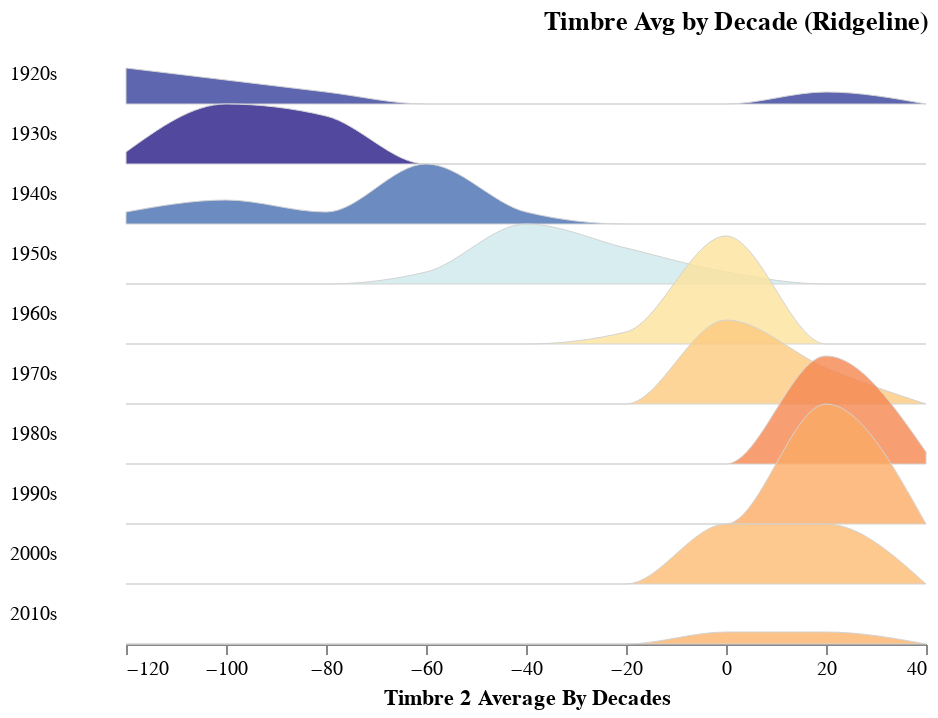

Here is the notebook cell this chart was saved with:
### Code cell
plot_ridgeline(timbre_avg_by_year, "decade", "TimbreAvg2")

### Figure 1 — Vega-Lite specification as saved in the notebook (floating-point values rounded to 4 significant figures)
{"config": {"view": {"continuousWidth": 400, "continuousHeight": 300, "stroke": null}, "facet": {"spacing": 0}, "title": {"anchor": "end"}}, "data": {"name": "data-e32f9afda3d58572e9a14fb414997254"}, "facet": {"row": {"type": "temporal", "field": "Decade", "header": {"format": "%Ys", "labelAlign": "right", "labelAngle": 0}, "title": null}}, "spec": {"mark": {"type": "area", "fillOpacity": 0.8, "interpolate": "monotone", "stroke": "lightgray", "strokeWidth": 0.5}, "encoding": {"fill": {"type": "quantitative", "field": "mean_val", "legend": null, "scale": {"domain": [50, -100], "scheme": "redyellowblue"}}, "x": {"type": "quantitative", "bin": "binned", "field": "bin_min", "title": "Timbre 2 Average By Decades"}, "y": {"type": "quantitative", "axis": null, "field": "value", "scale": {"range": [30, -30]}}}, "height": 30, "transform": [{"field": "decade", "timeUnit": "year", "as": "Decade"}, {"joinaggregate": [{"op": "mean", "field": "TimbreAvg2", "as": "mean_val"}], "groupby": ["Decade"]}, {"bin": {"maxbins": 10}, "field": "TimbreAvg2", "as": ["bin_max", "bin_min"]}, {"aggregate": [{"op": "count", "as": "value"}], "groupby": ["Decade", "mean_val", "bin_min", "bin_max"]}, {"impute": "value", "key": "bin_min", "groupby": ["Decade", "mean_val"], "value": 0}]}, "bounds": "flush", "title": "Timbre Avg by Decade (Ridgeline)", "$schema": "https://vega.github.io/schema/vega-lite/v4.8.1.json", "datasets": {"data-e32f9afda3d58572e9a14fb414997254": [{"music_year": 1922, "TimbreAvg1": 41.56, "TimbreAvg2": 13.91, "TimbreAvg3": 14.68, "TimbreAvg4": 24.43, "TimbreAvg5": 18.75, "TimbreAvg6": 11.17, "TimbreAvg7": -5.31, "TimbreAvg8": 0.1368, "TimbreAvg9": -2.165, "TimbreAvg10": -4.444, "TimbreAvg11": -1.622, "TimbreAvg12": -5.561, "decade": "1920-01-01T00:00:00"}, {"music_year": 1924, "TimbreAvg1": 36.95, "TimbreAvg2": -136.1, "TimbreAvg3": 108.1, "TimbreAvg4": 12.35, "TimbreAvg5": -7.73, "TimbreAvg6": 1.873, "TimbreAvg7": -32.49, "TimbreAvg8": 3.363, "TimbreAvg9": 14.38, "TimbreAvg10": 8.708, "TimbreAvg11": 4.783, "TimbreAvg12": 8.068, "decade": "1920-01-01T00:00:00"}, {"music_year": 1925, "TimbreAvg1": 34.36, "TimbreAvg2": -128.2, "TimbreAvg3": 120.2, "TimbreAvg4": 19.37, "TimbreAvg5": 18.19, "TimbreAvg6": 17.01, "TimbreAvg7": -56.73, "TimbreAvg8": 7.617, "TimbreAvg9": 3.784, "TimbreAvg10": 8.839, "TimbreAvg11": 6.741, "TimbreAvg12": 6.061, "decade": "1920-01-01T00:00:00"}, {"music_year": 1926, "TimbreAvg1": 32.57, "TimbreAvg2": -126.5, "TimbreAvg3": 88.92, "TimbreAvg4": 7.843, "TimbreAvg5": -5.841, "TimbreAvg6": 13.39, "TimbreAvg7": -31.14, "TimbreAvg8": 9.86, "TimbreAvg9": -17.41, "TimbreAvg10": 4.974, "TimbreAvg11": 0.6245, "TimbreAvg12": -2.054, "decade": "1920-01-01T00:00:00"}, {"music_year": 1927, "TimbreAvg1": 31.23, "TimbreAvg2": -110.7, "TimbreAvg3": 59.21, "TimbreAvg4": 4.108, "TimbreAvg5": -9.538, "TimbreAvg6": 9.986, "TimbreAvg7": -21.01, "TimbreAvg8": 13.41, "TimbreAvg9": -25.12, "TimbreAvg10": 4.396, "TimbreAvg11": -0.3943, "TimbreAvg12": -2.645, "decade": "1920-01-01T00:00:00"}, {"music_year": 1928, "TimbreAvg1": 31.5, "TimbreAvg2": -94.42, "TimbreAvg3": 27.26, "TimbreAvg4": -8.42, "TimbreAvg5": -16.8, "TimbreAvg6": 9.831, "TimbreAvg7": -34.23, "TimbreAvg8": 8.103, "TimbreAvg9": -2.78, "TimbreAvg10": 7.653, "TimbreAvg11": -0.274, "TimbreAvg12": 8.575, "decade": "1920-01-01T00:00:00"}, {"music_year": 1929, "TimbreAvg1": 33.08, "TimbreAvg2": -100.9, "TimbreAvg3": 37.7, "TimbreAvg4": -7.802, "TimbreAvg5": -16.81, "TimbreAvg6": 9.486, "TimbreAvg7": -30.72, "TimbreAvg8": 8.05, "TimbreAvg9": -2.235, "TimbreAvg10": 7.397, "TimbreAvg11": 1.339, "TimbreAvg12": 13.07, "decade": "1920-01-01T00:00:00"}, {"music_year": 1930, "TimbreAvg1": 34.95, "TimbreAvg2": -99.74, "TimbreAvg3": 59.33, "TimbreAvg4": 0.1107, "TimbreAvg5": -29.29, "TimbreAvg6": 14.93, "TimbreAvg7": -28.67, "TimbreAvg8": 5.75, "TimbreAvg9": -0.3473, "TimbreAvg10": 7.347, "TimbreAvg11": -0.4108, "TimbreAvg12": 4.682, "decade": "1930-01-01T00:00:00"}, {"music_year": 1931, "TimbreAvg1": 35.04, "TimbreAvg2": -97.28, "TimbreAvg3": 61.39, "TimbreAvg4": 8.116, "TimbreAvg5": -5.649, "TimbreAvg6": 5.444, "TimbreAvg7": -18.24, "TimbreAvg8": 6.326, "TimbreAvg9": -4.743, "TimbreAvg10": 5.894, "TimbreAvg11": 1.151, "TimbreAvg12": 1.979, "decade": "1930-01-01T00:00:00"}, {"music_year": 1932, "TimbreAvg1": 34.99, "TimbreAvg2": -98.61, "TimbreAvg3": 44.83, "TimbreAvg4": -0.8373, "TimbreAvg5": -22.16, "TimbreAvg6": 23.28, "TimbreAvg7": -36.65, "TimbreAvg8": 7.044, "TimbreAvg9": 14.11, "TimbreAvg10": 10.86, "TimbreAvg11": -1.003, "TimbreAvg12": 12.39, "decade": "1930-01-01T00:00:00"}, {"music_year": 1933, "TimbreAvg1": 32.79, "TimbreAvg2": -103.0, "TimbreAvg3": 56.2, "TimbreAvg4": -12.21, "TimbreAvg5": -33.13, "TimbreAvg6": 16.06, "TimbreAvg7": -43.9, "TimbreAvg8": 0.06204, "TimbreAvg9": 8.121, "TimbreAvg10": 8.25, "TimbreAvg11": -3.816, "TimbreAvg12": 4.195, "decade": "1930-01-01T00:00:00"}, {"music_year": 1934, "TimbreAvg1": 32.69, "TimbreAvg2": -97.15, "TimbreAvg3": 46.76, "TimbreAvg4": -2.051, "TimbreAvg5": -4.355, "TimbreAvg6": 16.09, "TimbreAvg7": -30.93, "TimbreAvg8": 5.909, "TimbreAvg9": 10.38, "TimbreAvg10": 9.565, "TimbreAvg11": -0.1988, "TimbreAvg12": 10.48, "decade": "1930-01-01T00:00:00"}, {"music_year": 1935, "TimbreAvg1": 33.87, "TimbreAvg2": -109.6, "TimbreAvg3": 69.43, "TimbreAvg4": 10.38, "TimbreAvg5": -8.598, "TimbreAvg6": 19.18, "TimbreAvg7": -17.24, "TimbreAvg8": 11.86, "TimbreAvg9": 3.787, "TimbreAvg10": 9.493, "TimbreAvg11": -2.062, "TimbreAvg12": 12.01, "decade": "1930-01-01T00:00:00"}, {"music_year": 1936, "TimbreAvg1": 34.54, "TimbreAvg2": -126.0, "TimbreAvg3": 64.29, "TimbreAvg4": 3.944, "TimbreAvg5": -8.175, "TimbreAvg6": 10.65, "TimbreAvg7": -18.77, "TimbreAvg8": 9.033, "TimbreAvg9": -2.058, "TimbreAvg10": 5.343, "TimbreAvg11": -0.4487, "TimbreAvg12": 8.263, "decade": "1930-01-01T00:00:00"}, {"music_year": 1937, "TimbreAvg1": 33.58, "TimbreAvg2": -113.8, "TimbreAvg3": 51.95, "TimbreAvg4": 1.924, "TimbreAvg5": -13.45, "TimbreAvg6": 17.37, "TimbreAvg7": -10.02, "TimbreAvg8": 10.66, "TimbreAvg9": -3.712, "TimbreAvg10": 5.937, "TimbreAvg11": -2.608, "TimbreAvg12": 11.86, "decade": "1930-01-01T00:00:00"}, {"music_year": 1938, "TimbreAvg1": 34.9, "TimbreAvg2": -114.4, "TimbreAvg3": 40.74, "TimbreAvg4": 6.103, "TimbreAvg5": -17.94, "TimbreAvg6": 19.79, "TimbreAvg7": -27.39, "TimbreAvg8": 6.041, "TimbreAvg9": 10.2, "TimbreAvg10": 9.888, "TimbreAvg11": -0.3099, "TimbreAvg12": 11.18, "decade": "1930-01-01T00:00:00"}, {"music_year": 1939, "TimbreAvg1": 34.02, "TimbreAvg2": -102.4, "TimbreAvg3": 45.43, "TimbreAvg4": -1.908, "TimbreAvg5": -13.02, "TimbreAvg6": 20.68, "TimbreAvg7": -21.57, "TimbreAvg8": 6.065, "TimbreAvg9": 6.906, "TimbreAvg10": 5.943, "TimbreAvg11": -6.37, "TimbreAvg12": 5.006, "decade": "1930-01-01T00:00:00"}, {"music_year": 1940, "TimbreAvg1": 35.33, "TimbreAvg2": -96.81, "TimbreAvg3": 49.32, "TimbreAvg4": 7.192, "TimbreAvg5": -41.28, "TimbreAvg6": 19.44, "TimbreAvg7": -18.54, "TimbreAvg8": 6.436, "TimbreAvg9": 8.957, "TimbreAvg10": 6.57, "TimbreAvg11": 1.953, "TimbreAvg12": 21.34, "decade": "1940-01-01T00:00:00"}, {"music_year": 1941, "TimbreAvg1": 32.39, "TimbreAvg2": -100.0, "TimbreAvg3": 52.51, "TimbreAvg4": 4.921, "TimbreAvg5": -3.68, "TimbreAvg6": 20.87, "TimbreAvg7": -16.8, "TimbreAvg8": 9.038, "TimbreAvg9": -2.731, "TimbreAvg10": 7.336, "TimbreAvg11": -3.413, "TimbreAvg12": 9.401, "decade": "1940-01-01T00:00:00"}, {"music_year": 1942, "TimbreAvg1": 33.3, "TimbreAvg2": -120.1, "TimbreAvg3": 50.7, "TimbreAvg4": -5.461, "TimbreAvg5": -19.14, "TimbreAvg6": 7.967, "TimbreAvg7": -18.27, "TimbreAvg8": 8.431, "TimbreAvg9": 1.05, "TimbreAvg10": 7.495, "TimbreAvg11": -1.957, "TimbreAvg12": 8.773, "decade": "1940-01-01T00:00:00"}, {"music_year": 1943, "TimbreAvg1": 35.77, "TimbreAvg2": -73.11, "TimbreAvg3": 58.33, "TimbreAvg4": 10.69, "TimbreAvg5": -6.186, "TimbreAvg6": 20.79, "TimbreAvg7": -14.26, "TimbreAvg8": 6.945, "TimbreAvg9": 5.42, "TimbreAvg10": 4.834, "TimbreAvg11": -6.037, "TimbreAvg12": 9.678, "decade": "1940-01-01T00:00:00"}, {"music_year": 1944, "TimbreAvg1": 35.05, "TimbreAvg2": -119.3, "TimbreAvg3": 45.17, "TimbreAvg4": 3.777, "TimbreAvg5": 0.7286, "TimbreAvg6": 12.55, "TimbreAvg7": -16.06, "TimbreAvg8": 6.014, "TimbreAvg9": 5.359, "TimbreAvg10": 3.907, "TimbreAvg11": -2.75, "TimbreAvg12": 6.555, "decade": "1940-01-01T00:00:00"}, {"music_year": 1945, "TimbreAvg1": 35.8, "TimbreAvg2": -78.38, "TimbreAvg3": 55.81, "TimbreAvg4": 3.687, "TimbreAvg5": -18.85, "TimbreAvg6": 13.39, "TimbreAvg7": -18.99, "TimbreAvg8": 0.9092, "TimbreAvg9": 12.95, "TimbreAvg10": 5.449, "TimbreAvg11": -1.18, "TimbreAvg12": 15.58, "decade": "1940-01-01T00:00:00"}, {"music_year": 1946, "TimbreAvg1": 36.63, "TimbreAvg2": -74.35, "TimbreAvg3": 39.01, "TimbreAvg4": -0.9528, "TimbreAvg5": -3.294, "TimbreAvg6": 12.09, "TimbreAvg7": -12.59, "TimbreAvg8": 3.161, "TimbreAvg9": 6.065, "TimbreAvg10": 2.858, "TimbreAvg11": -3.037, "TimbreAvg12": 12.07, "decade": "1940-01-01T00:00:00"}, {"music_year": 1947, "TimbreAvg1": 36.29, "TimbreAvg2": -59.97, "TimbreAvg3": 29.82, "TimbreAvg4": -1.628, "TimbreAvg5": -18.3, "TimbreAvg6": 15.34, "TimbreAvg7": -16.52, "TimbreAvg8": 4.074, "TimbreAvg9": 12.66, "TimbreAvg10": 8.663, "TimbreAvg11": -4.001, "TimbreAvg12": 14.18, "decade": "1940-01-01T00:00:00"}, {"music_year": 1948, "TimbreAvg1": 38.0, "TimbreAvg2": -60.91, "TimbreAvg3": 48.13, "TimbreAvg4": 1.431, "TimbreAvg5": -15.75, "TimbreAvg6": 12.69, "TimbreAvg7": -22.46, "TimbreAvg8": 0.02932, "TimbreAvg9": 13.2, "TimbreAvg10": 4.487, "TimbreAvg11": -0.4887, "TimbreAvg12": 10.52, "decade": "1940-01-01T00:00:00"}, {"music_year": 1949, "TimbreAvg1": 36.94, "TimbreAvg2": -76.29, "TimbreAvg3": 53.23, "TimbreAvg4": -0.5399, "TimbreAvg5": -13.69, "TimbreAvg6": 6.0, "TimbreAvg7": -16.25, "TimbreAvg8": 0.1701, "TimbreAvg9": 10.24, "TimbreAvg10": 3.406, "TimbreAvg11": -0.8975, "TimbreAvg12": 7.688, "decade": "1940-01-01T00:00:00"}, {"music_year": 1950, "TimbreAvg1": 37.56, "TimbreAvg2": -79.75, "TimbreAvg3": 39.1, "TimbreAvg4": 7.317, "TimbreAvg5": -4.147, "TimbreAvg6": 7.53, "TimbreAvg7": -5.599, "TimbreAvg8": 3.95, "TimbreAvg9": 4.621, "TimbreAvg10": 2.546, "TimbreAvg11": -2.016, "TimbreAvg12": 4.763, "decade": "1950-01-01T00:00:00"}, {"music_year": 1951, "TimbreAvg1": 38.34, "TimbreAvg2": -59.1, "TimbreAvg3": 38.65, "TimbreAvg4": 0.6563, "TimbreAvg5": -2.506, "TimbreAvg6": 5.508, "TimbreAvg7": -9.521, "TimbreAvg8": 1.943, "TimbreAvg9": 7.743, "TimbreAvg10": 2.759, "TimbreAvg11": -2.87, "TimbreAvg12": 5.836, "decade": "1950-01-01T00:00:00"}, {"music_year": 1952, "TimbreAvg1": 39.09, "TimbreAvg2": -49.43, "TimbreAvg3": 29.52, "TimbreAvg4": -5.048, "TimbreAvg5": -8.318, "TimbreAvg6": 8.535, "TimbreAvg7": -17.55, "TimbreAvg8": 0.1893, "TimbreAvg9": 6.674, "TimbreAvg10": 1.172, "TimbreAvg11": -2.191, "TimbreAvg12": 7.037, "decade": "1950-01-01T00:00:00"}, {"music_year": 1953, "TimbreAvg1": 39.21, "TimbreAvg2": -40.24, "TimbreAvg3": 39.67, "TimbreAvg4": -0.445, "TimbreAvg5": -3.645, "TimbreAvg6": 9.998, "TimbreAvg7": -16.5, "TimbreAvg8": -0.1103, "TimbreAvg9": 5.477, "TimbreAvg10": 1.666, "TimbreAvg11": -2.965, "TimbreAvg12": 4.058, "decade": "1950-01-01T00:00:00"}, {"music_year": 1954, "TimbreAvg1": 38.14, "TimbreAvg2": -46.14, "TimbreAvg3": 28.05, "TimbreAvg4": -2.913, "TimbreAvg5": -2.925, "TimbreAvg6": 6.043, "TimbreAvg7": -18.02, "TimbreAvg8": -0.7081, "TimbreAvg9": 8.89, "TimbreAvg10": 2.19, "TimbreAvg11": -1.935, "TimbreAvg12": 9.481, "decade": "1950-01-01T00:00:00"}, {"music_year": 1955, "TimbreAvg1": 37.1, "TimbreAvg2": -52.87, "TimbreAvg3": 26.31, "TimbreAvg4": -6.338, "TimbreAvg5": 0.8993, "TimbreAvg6": 4.494, "TimbreAvg7": -17.28, "TimbreAvg8": 1.646, "TimbreAvg9": 5.555, "TimbreAvg10": 2.484, "TimbreAvg11": -2.829, "TimbreAvg12": 7.048, "decade": "1950-01-01T00:00:00"}, {"music_year": 1956, "TimbreAvg1": 37.67, "TimbreAvg2": -38.32, "TimbreAvg3": 24.38, "TimbreAvg4": -4.569, "TimbreAvg5": -1.269, "TimbreAvg6": 3.7, "TimbreAvg7": -15.31, "TimbreAvg8": 0.2986, "TimbreAvg9": 5.172, "TimbreAvg10": 1.747, "TimbreAvg11": -2.766, "TimbreAvg12": 7.053, "decade": "1950-01-01T00:00:00"}, {"music_year": 1957, "TimbreAvg1": 37.24, "TimbreAvg2": -39.23, "TimbreAvg3": 15.83, "TimbreAvg4": -3.89, "TimbreAvg5": 0.05078, "TimbreAvg6": 1.425, "TimbreAvg7": -11.18, "TimbreAvg8": 0.2028, "TimbreAvg9": 3.578, "TimbreAvg10": 1.635, "TimbreAvg11": -2.338, "TimbreAvg12": 5.688, "decade": "1950-01-01T00:00:00"}, {"music_year": 1958, "TimbreAvg1": 39.15, "TimbreAvg2": -18.57, "TimbreAvg3": 26.7, "TimbreAvg4": 0.2872, "TimbreAvg5": -3.253, "TimbreAvg6": 1.734, "TimbreAvg7": -12.29, "TimbreAvg8": -2.056, "TimbreAvg9": 7.373, "TimbreAvg10": 1.504, "TimbreAvg11": -1.76, "TimbreAvg12": 8.573, "decade": "1950-01-01T00:00:00"}, {"music_year": 1959, "TimbreAvg1": 39.15, "TimbreAvg2": -23.04, "TimbreAvg3": 19.02, "TimbreAvg4": -3.434, "TimbreAvg5": 4.16, "TimbreAvg6": 1.495, "TimbreAvg7": -16.76, "TimbreAvg8": -2.318, "TimbreAvg9": 5.741, "TimbreAvg10": 0.9585, "TimbreAvg11": -2.081, "TimbreAvg12": 7.127, "decade": "1950-01-01T00:00:00"}, {"music_year": 1960, "TimbreAvg1": 38.88, "TimbreAvg2": -18.91, "TimbreAvg3": 23.72, "TimbreAvg4": -0.3672, "TimbreAvg5": -1.307, "TimbreAvg6": 2.723, "TimbreAvg7": -13.9, "TimbreAvg8": -2.198, "TimbreAvg9": 6.149, "TimbreAvg10": 1.419, "TimbreAvg11": -2.018, "TimbreAvg12": 7.242, "decade": "1960-01-01T00:00:00"}, {"music_year": 1961, "TimbreAvg1": 39.62, "TimbreAvg2": -27.22, "TimbreAvg3": 28.56, "TimbreAvg4": 1.267, "TimbreAvg5": -3.125, "TimbreAvg6": 0.7062, "TimbreAvg7": -11.94, "TimbreAvg8": -2.548, "TimbreAvg9": 6.055, "TimbreAvg10": 1.539, "TimbreAvg11": -1.318, "TimbreAvg12": 6.138, "decade": "1960-01-01T00:00:00"}, {"music_year": 1962, "TimbreAvg1": 40.13, "TimbreAvg2": -17.45, "TimbreAvg3": 19.46, "TimbreAvg4": -0.9173, "TimbreAvg5": -0.7442, "TimbreAvg6": -0.6876, "TimbreAvg7": -9.383, "TimbreAvg8": -1.887, "TimbreAvg9": 5.455, "TimbreAvg10": 2.126, "TimbreAvg11": -1.711, "TimbreAvg12": 4.913, "decade": "1960-01-01T00:00:00"}, {"music_year": 1963, "TimbreAvg1": 40.55, "TimbreAvg2": -16.46, "TimbreAvg3": 22.5, "TimbreAvg4": -0.7805, "TimbreAvg5": -0.8922, "TimbreAvg6": -1.607, "TimbreAvg7": -9.215, "TimbreAvg8": -2.595, "TimbreAvg9": 5.623, "TimbreAvg10": 0.8863, "TimbreAvg11": -1.253, "TimbreAvg12": 6.212, "decade": "1960-01-01T00:00:00"}, {"music_year": 1964, "TimbreAvg1": 40.11, "TimbreAvg2": -15.82, "TimbreAvg3": 22.48, "TimbreAvg4": -1.269, "TimbreAvg5": 0.1809, "TimbreAvg6": -1.785, "TimbreAvg7": -8.4, "TimbreAvg8": -1.922, "TimbreAvg9": 3.221, "TimbreAvg10": 0.5442, "TimbreAvg11": -1.908, "TimbreAvg12": 5.095, "decade": "1960-01-01T00:00:00"}, {"music_year": 1965, "TimbreAvg1": 40.7, "TimbreAvg2": -13.34, "TimbreAvg3": 22.34, "TimbreAvg4": -1.099, "TimbreAvg5": -3.736, "TimbreAvg6": -0.3017, "TimbreAvg7": -8.165, "TimbreAvg8": -1.725, "TimbreAvg9": 4.681, "TimbreAvg10": 0.3911, "TimbreAvg11": -2.017, "TimbreAvg12": 5.947, "decade": "1960-01-01T00:00:00"}, {"music_year": 1966, "TimbreAvg1": 40.9, "TimbreAvg2": -5.545, "TimbreAvg3": 20.48, "TimbreAvg4": -0.3632, "TimbreAvg5": -6.661, "TimbreAvg6": -1.849, "TimbreAvg7": -6.66, "TimbreAvg8": -2.721, "TimbreAvg9": 5.87, "TimbreAvg10": 0.5368, "TimbreAvg11": -2.062, "TimbreAvg12": 5.063, "decade": "1960-01-01T00:00:00"}, {"music_year": 1967, "TimbreAvg1": 40.87, "TimbreAvg2": -6.292, "TimbreAvg3": 22.13, "TimbreAvg4": -0.8576, "TimbreAvg5": -8.684, "TimbreAvg6": -2.968, "TimbreAvg7": -6.753, "TimbreAvg8": -3.264, "TimbreAvg9": 6.073, "TimbreAvg10": -0.07219, "TimbreAvg11": -1.679, "TimbreAvg12": 5.731, "decade": "1960-01-01T00:00:00"}, {"music_year": 1968, "TimbreAvg1": 40.66, "TimbreAvg2": -7.977, "TimbreAvg3": 21.5, "TimbreAvg4": 0.3513, "TimbreAvg5": -9.759, "TimbreAvg6": -2.957, "TimbreAvg7": -5.645, "TimbreAvg8": -1.97, "TimbreAvg9": 4.379, "TimbreAvg10": -0.1488, "TimbreAvg11": -1.08, "TimbreAvg12": 5.679, "decade": "1960-01-01T00:00:00"}, {"music_year": 1969, "TimbreAvg1": 40.49, "TimbreAvg2": -12.25, "TimbreAvg3": 18.92, "TimbreAvg4": -0.6133, "TimbreAvg5": -10.52, "TimbreAvg6": -3.575, "TimbreAvg7": -4.238, "TimbreAvg8": -1.697, "TimbreAvg9": 4.792, "TimbreAvg10": -0.1831, "TimbreAvg11": -1.199, "TimbreAvg12": 5.087, "decade": "1960-01-01T00:00:00"}, {"music_year": 1970, "TimbreAvg1": 40.93, "TimbreAvg2": -12.22, "TimbreAvg3": 17.63, "TimbreAvg4": -0.2921, "TimbreAvg5": -9.873, "TimbreAvg6": -3.791, "TimbreAvg7": -3.636, "TimbreAvg8": -1.81, "TimbreAvg9": 4.931, "TimbreAvg10": -0.4027, "TimbreAvg11": -0.9613, "TimbreAvg12": 4.366, "decade": "1970-01-01T00:00:00"}, {"music_year": 1971, "TimbreAvg1": 40.38, "TimbreAvg2": -14.12, "TimbreAvg3": 16.16, "TimbreAvg4": -1.082, "TimbreAvg5": -7.068, "TimbreAvg6": -4.204, "TimbreAvg7": -3.729, "TimbreAvg8": -1.345, "TimbreAvg9": 4.057, "TimbreAvg10": -0.4148, "TimbreAvg11": -0.733, "TimbreAvg12": 4.92, "decade": "1970-01-01T00:00:00"}, {"music_year": 1972, "TimbreAvg1": 40.38, "TimbreAvg2": -11.37, "TimbreAvg3": 18.77, "TimbreAvg4": 0.5758, "TimbreAvg5": -6.653, "TimbreAvg6": -4.182, "TimbreAvg7": -4.142, "TimbreAvg8": -1.103, "TimbreAvg9": 3.029, "TimbreAvg10": -0.2728, "TimbreAvg11": -0.6154, "TimbreAvg12": 4.339, "decade": "1970-01-01T00:00:00"}, {"music_year": 1973, "TimbreAvg1": 41.03, "TimbreAvg2": -8.881, "TimbreAvg3": 19.29, "TimbreAvg4": 0.8646, "TimbreAvg5": -6.101, "TimbreAvg6": -5.346, "TimbreAvg7": -2.915, "TimbreAvg8": -1.494, "TimbreAvg9": 3.64, "TimbreAvg10": -0.1472, "TimbreAvg11": -0.3093, "TimbreAvg12": 4.172, "decade": "1970-01-01T00:00:00"}, {"music_year": 1974, "TimbreAvg1": 41.13, "TimbreAvg2": -9.238, "TimbreAvg3": 19.14, "TimbreAvg4": 1.114, "TimbreAvg5": -6.877, "TimbreAvg6": -5.225, "TimbreAvg7": -2.323, "TimbreAvg8": -0.9129, "TimbreAvg9": 2.943, "TimbreAvg10": -0.5117, "TimbreAvg11": -0.1766, "TimbreAvg12": 3.762, "decade": "1970-01-01T00:00:00"}, {"music_year": 1975, "TimbreAvg1": 41.31, "TimbreAvg2": -3.986, "TimbreAvg3": 19.68, "TimbreAvg4": 2.786, "TimbreAvg5": -5.766, "TimbreAvg6": -4.986, "TimbreAvg7": -1.4, "TimbreAvg8": -0.9019, "TimbreAvg9": 2.704, "TimbreAvg10": -0.5636, "TimbreAvg11": 0.001375, "TimbreAvg12": 3.756, "decade": "1970-01-01T00:00:00"}, {"music_year": 1976, "TimbreAvg1": 41.24, "TimbreAvg2": -3.334, "TimbreAvg3": 18.79, "TimbreAvg4": 2.485, "TimbreAvg5": -6.211, "TimbreAvg6": -5.581, "TimbreAvg7": -2.342, "TimbreAvg8": -1.048, "TimbreAvg9": 2.505, "TimbreAvg10": -0.2294, "TimbreAvg11": 0.2051, "TimbreAvg12": 3.708, "decade": "1970-01-01T00:00:00"}, {"music_year": 1977, "TimbreAvg1": 42.11, "TimbreAvg2": 3.307, "TimbreAvg3": 21.27, "TimbreAvg4": 2.724, "TimbreAvg5": -7.846, "TimbreAvg6": -6.854, "TimbreAvg7": -1.754, "TimbreAvg8": -0.7725, "TimbreAvg9": 3.427, "TimbreAvg10": 0.1737, "TimbreAvg11": 0.3541, "TimbreAvg12": 3.03, "decade": "1970-01-01T00:00:00"}, {"music_year": 1978, "TimbreAvg1": 41.83, "TimbreAvg2": 4.071, "TimbreAvg3": 23.35, "TimbreAvg4": 3.608, "TimbreAvg5": -7.443, "TimbreAvg6": -5.952, "TimbreAvg7": -1.219, "TimbreAvg8": 0.07635, "TimbreAvg9": 3.054, "TimbreAvg10": 0.514, "TimbreAvg11": -0.03998, "TimbreAvg12": 2.681, "decade": "1970-01-01T00:00:00"}, {"music_year": 1979, "TimbreAvg1": 42.03, "TimbreAvg2": 10.01, "TimbreAvg3": 18.55, "TimbreAvg4": 4.076, "TimbreAvg5": -7.644, "TimbreAvg6": -5.737, "TimbreAvg7": -1.206, "TimbreAvg8": -0.4556, "TimbreAvg9": 3.128, "TimbreAvg10": 0.7126, "TimbreAvg11": -0.1207, "TimbreAvg12": 2.498, "decade": "1970-01-01T00:00:00"}, {"music_year": 1980, "TimbreAvg1": 42.43, "TimbreAvg2": 12.62, "TimbreAvg3": 20.78, "TimbreAvg4": 5.818, "TimbreAvg5": -10.96, "TimbreAvg6": -5.002, "TimbreAvg7": -1.165, "TimbreAvg8": -0.9115, "TimbreAvg9": 3.993, "TimbreAvg10": 0.8763, "TimbreAvg11": 0.1742, "TimbreAvg12": 2.754, "decade": "1980-01-01T00:00:00"}, {"music_year": 1981, "TimbreAvg1": 42.19, "TimbreAvg2": 15.05, "TimbreAvg3": 19.04, "TimbreAvg4": 4.584, "TimbreAvg5": -12.1, "TimbreAvg6": -6.933, "TimbreAvg7": -0.8445, "TimbreAvg8": -0.9285, "TimbreAvg9": 3.795, "TimbreAvg10": 1.294, "TimbreAvg11": 0.2474, "TimbreAvg12": 2.682, "decade": "1980-01-01T00:00:00"}, {"music_year": 1982, "TimbreAvg1": 42.37, "TimbreAvg2": 12.74, "TimbreAvg3": 19.7, "TimbreAvg4": 5.028, "TimbreAvg5": -9.103, "TimbreAvg6": -6.853, "TimbreAvg7": -1.743, "TimbreAvg8": -1.403, "TimbreAvg9": 4.083, "TimbreAvg10": 1.493, "TimbreAvg11": 0.2623, "TimbreAvg12": 2.433, "decade": "1980-01-01T00:00:00"}, {"music_year": 1983, "TimbreAvg1": 41.98, "TimbreAvg2": 14.77, "TimbreAvg3": 17.19, "TimbreAvg4": 3.95, "TimbreAvg5": -10.04, "TimbreAvg6": -8.107, "TimbreAvg7": -2.096, "TimbreAvg8": -1.425, "TimbreAvg9": 4.806, "TimbreAvg10": 2.364, "TimbreAvg11": 0.3547, "TimbreAvg12": 2.935, "decade": "1980-01-01T00:00:00"}, {"music_year": 1984, "TimbreAvg1": 42.04, "TimbreAvg2": 15.01, "TimbreAvg3": 17.82, "TimbreAvg4": 3.837, "TimbreAvg5": -8.294, "TimbreAvg6": -8.57, "TimbreAvg7": -3.139, "TimbreAvg8": -2.275, "TimbreAvg9": 4.59, "TimbreAvg10": 2.191, "TimbreAvg11": 0.5499, "TimbreAvg12": 3.059, "decade": "1980-01-01T00:00:00"}, {"music_year": 1985, "TimbreAvg1": 42.21, "TimbreAvg2": 20.1, "TimbreAvg3": 17.63, "TimbreAvg4": 4.116, "TimbreAvg5": -7.255, "TimbreAvg6": -9.001, "TimbreAvg7": -2.962, "TimbreAvg8": -2.597, "TimbreAvg9": 4.019, "TimbreAvg10": 2.367, "TimbreAvg11": 0.6701, "TimbreAvg12": 3.426, "decade": "1980-01-01T00:00:00"}, {"music_year": 1986, "TimbreAvg1": 42.13, "TimbreAvg2": 15.23, "TimbreAvg3": 18.49, "TimbreAvg4": 2.42, "TimbreAvg5": -5.516, "TimbreAvg6": -9.205, "TimbreAvg7": -4.823, "TimbreAvg8": -2.595, "TimbreAvg9": 4.502, "TimbreAvg10": 2.29, "TimbreAvg11": 0.5196, "TimbreAvg12": 3.768, "decade": "1980-01-01T00:00:00"}, {"music_year": 1987, "TimbreAvg1": 41.69, "TimbreAvg2": 10.38, "TimbreAvg3": 18.01, "TimbreAvg4": 1.846, "TimbreAvg5": -6.44, "TimbreAvg6": -8.242, "TimbreAvg7": -5.91, "TimbreAvg8": -2.152, "TimbreAvg9": 4.499, "TimbreAvg10": 2.449, "TimbreAvg11": 0.2608, "TimbreAvg12": 3.738, "decade": "1980-01-01T00:00:00"}, {"music_year": 1988, "TimbreAvg1": 41.11, "TimbreAvg2": 14.19, "TimbreAvg3": 15.44, "TimbreAvg4": 2.247, "TimbreAvg5": -5.555, "TimbreAvg6": -7.682, "TimbreAvg7": -5.781, "TimbreAvg8": -2.08, "TimbreAvg9": 4.496, "TimbreAvg10": 2.882, "TimbreAvg11": 0.1023, "TimbreAvg12": 3.626, "decade": "1980-01-01T00:00:00"}, {"music_year": 1989, "TimbreAvg1": 41.33, "TimbreAvg2": 12.64, "TimbreAvg3": 16.51, "TimbreAvg4": 1.666, "TimbreAvg5": -7.079, "TimbreAvg6": -7.964, "TimbreAvg7": -6.306, "TimbreAvg8": -2.249, "TimbreAvg9": 4.011, "TimbreAvg10": 2.325, "TimbreAvg11": 0.247, "TimbreAvg12": 3.55, "decade": "1980-01-01T00:00:00"}, {"music_year": 1990, "TimbreAvg1": 41.0, "TimbreAvg2": 9.405, "TimbreAvg3": 15.23, "TimbreAvg4": 1.701, "TimbreAvg5": -6.812, "TimbreAvg6": -7.079, "TimbreAvg7": -5.872, "TimbreAvg8": -1.627, "TimbreAvg9": 3.863, "TimbreAvg10": 2.457, "TimbreAvg11": -0.02878, "TimbreAvg12": 3.483, "decade": "1990-01-01T00:00:00"}, {"music_year": 1991, "TimbreAvg1": 40.95, "TimbreAvg2": 6.147, "TimbreAvg3": 14.58, "TimbreAvg4": 0.7406, "TimbreAvg5": -6.986, "TimbreAvg6": -7.353, "TimbreAvg7": -5.912, "TimbreAvg8": -1.414, "TimbreAvg9": 4.029, "TimbreAvg10": 2.555, "TimbreAvg11": -0.04716, "TimbreAvg12": 3.638, "decade": "1990-01-01T00:00:00"}, {"music_year": 1992, "TimbreAvg1": 41.34, "TimbreAvg2": 6.585, "TimbreAvg3": 12.63, "TimbreAvg4": 0.4847, "TimbreAvg5": -8.518, "TimbreAvg6": -8.359, "TimbreAvg7": -4.808, "TimbreAvg8": -1.607, "TimbreAvg9": 4.173, "TimbreAvg10": 2.229, "TimbreAvg11": -0.01728, "TimbreAvg12": 3.345, "decade": "1990-01-01T00:00:00"}, {"music_year": 1993, "TimbreAvg1": 41.38, "TimbreAvg2": 5.063, "TimbreAvg3": 10.78, "TimbreAvg4": 0.09247, "TimbreAvg5": -7.597, "TimbreAvg6": -8.287, "TimbreAvg7": -4.576, "TimbreAvg8": -1.337, "TimbreAvg9": 4.251, "TimbreAvg10": 2.333, "TimbreAvg11": -0.2013, "TimbreAvg12": 3.427, "decade": "1990-01-01T00:00:00"}, {"music_year": 1994, "TimbreAvg1": 41.65, "TimbreAvg2": 3.572, "TimbreAvg3": 10.38, "TimbreAvg4": 0.5304, "TimbreAvg5": -7.97, "TimbreAvg6": -7.995, "TimbreAvg7": -4.618, "TimbreAvg8": -1.163, "TimbreAvg9": 4.08, "TimbreAvg10": 2.418, "TimbreAvg11": -0.2332, "TimbreAvg12": 2.955, "decade": "1990-01-01T00:00:00"}, {"music_year": 1995, "TimbreAvg1": 42.0, "TimbreAvg2": 4.029, "TimbreAvg3": 9.014, "TimbreAvg4": 0.6097, "TimbreAvg5": -8.228, "TimbreAvg6": -8.616, "TimbreAvg7": -3.646, "TimbreAvg8": -1.082, "TimbreAvg9": 3.989, "TimbreAvg10": 2.198, "TimbreAvg11": -0.158, "TimbreAvg12": 2.913, "decade": "1990-01-01T00:00:00"}, {"music_year": 1996, "TimbreAvg1": 42.22, "TimbreAvg2": 3.095, "TimbreAvg3": 6.892, "TimbreAvg4": 0.5688, "TimbreAvg5": -8.072, "TimbreAvg6": -8.603, "TimbreAvg7": -3.326, "TimbreAvg8": -1.207, "TimbreAvg9": 4.412, "TimbreAvg10": 2.279, "TimbreAvg11": -0.3427, "TimbreAvg12": 2.738, "decade": "1990-01-01T00:00:00"}, {"music_year": 1997, "TimbreAvg1": 42.81, "TimbreAvg2": 3.868, "TimbreAvg3": 7.667, "TimbreAvg4": 1.203, "TimbreAvg5": -7.581, "TimbreAvg6": -9.378, "TimbreAvg7": -2.876, "TimbreAvg8": -1.179, "TimbreAvg9": 3.954, "TimbreAvg10": 2.211, "TimbreAvg11": -0.06296, "TimbreAvg12": 2.621, "decade": "1990-01-01T00:00:00"}, {"music_year": 1998, "TimbreAvg1": 42.87, "TimbreAvg2": 3.403, "TimbreAvg3": 5.128, "TimbreAvg4": 0.6749, "TimbreAvg5": -6.923, "TimbreAvg6": -9.238, "TimbreAvg7": -2.831, "TimbreAvg8": -1.476, "TimbreAvg9": 3.965, "TimbreAvg10": 2.208, "TimbreAvg11": -0.1878, "TimbreAvg12": 2.472, "decade": "1990-01-01T00:00:00"}, {"music_year": 1999, "TimbreAvg1": 43.42, "TimbreAvg2": 4.442, "TimbreAvg3": 5.555, "TimbreAvg4": 1.155, "TimbreAvg5": -6.991, "TimbreAvg6": -9.215, "TimbreAvg7": -2.627, "TimbreAvg8": -1.568, "TimbreAvg9": 4.021, "TimbreAvg10": 2.229, "TimbreAvg11": -0.1119, "TimbreAvg12": 2.496, "decade": "1990-01-01T00:00:00"}, {"music_year": 2000, "TimbreAvg1": 43.47, "TimbreAvg2": 2.802, "TimbreAvg3": 5.246, "TimbreAvg4": 1.236, "TimbreAvg5": -6.181, "TimbreAvg6": -9.543, "TimbreAvg7": -2.196, "TimbreAvg8": -1.756, "TimbreAvg9": 3.712, "TimbreAvg10": 2.181, "TimbreAvg11": -0.183, "TimbreAvg12": 2.396, "decade": "2000-01-01T00:00:00"}, {"music_year": 2001, "TimbreAvg1": 43.58, "TimbreAvg2": 0.9689, "TimbreAvg3": 4.271, "TimbreAvg4": 1.273, "TimbreAvg5": -6.615, "TimbreAvg6": -9.965, "TimbreAvg7": -1.959, "TimbreAvg8": -2.095, "TimbreAvg9": 3.713, "TimbreAvg10": 2.1, "TimbreAvg11": -0.06816, "TimbreAvg12": 2.225, "decade": "2000-01-01T00:00:00"}, {"music_year": 2002, "TimbreAvg1": 43.92, "TimbreAvg2": 0.3293, "TimbreAvg3": 5.658, "TimbreAvg4": 0.8308, "TimbreAvg5": -6.381, "TimbreAvg6": -9.984, "TimbreAvg7": -2.351, "TimbreAvg8": -2.103, "TimbreAvg9": 3.57, "TimbreAvg10": 1.823, "TimbreAvg11": -0.08098, "TimbreAvg12": 2.243, "decade": "2000-01-01T00:00:00"}, {"music_year": 2003, "TimbreAvg1": 44.09, "TimbreAvg2": -1.279, "TimbreAvg3": 5.77, "TimbreAvg4": 1.021, "TimbreAvg5": -5.868, "TimbreAvg6": -10.38, "TimbreAvg7": -1.64, "TimbreAvg8": -2.034, "TimbreAvg9": 3.247, "TimbreAvg10": 1.789, "TimbreAvg11": -0.1613, "TimbreAvg12": 1.954, "decade": "2000-01-01T00:00:00"}, {"music_year": 2004, "TimbreAvg1": 44.18, "TimbreAvg2": -2.008, "TimbreAvg3": 5.84, "TimbreAvg4": 0.9367, "TimbreAvg5": -5.551, "TimbreAvg6": -10.48, "TimbreAvg7": -1.576, "TimbreAvg8": -2.132, "TimbreAvg9": 3.566, "TimbreAvg10": 1.744, "TimbreAvg11": -0.1961, "TimbreAvg12": 1.894, "decade": "2000-01-01T00:00:00"}, {"music_year": 2005, "TimbreAvg1": 44.48, "TimbreAvg2": -0.5864, "TimbreAvg3": 7.41, "TimbreAvg4": 0.8138, "TimbreAvg5": -6.345, "TimbreAvg6": -10.4, "TimbreAvg7": -1.514, "TimbreAvg8": -2.133, "TimbreAvg9": 3.449, "TimbreAvg10": 1.802, "TimbreAvg11": -0.3167, "TimbreAvg12": 2.032, "decade": "2000-01-01T00:00:00"}, {"music_year": 2006, "TimbreAvg1": 44.6, "TimbreAvg2": -0.9265, "TimbreAvg3": 5.487, "TimbreAvg4": 0.7573, "TimbreAvg5": -5.877, "TimbreAvg6": -11.25, "TimbreAvg7": -1.306, "TimbreAvg8": -1.949, "TimbreAvg9": 3.212, "TimbreAvg10": 1.823, "TimbreAvg11": -0.1542, "TimbreAvg12": 2.031, "decade": "2000-01-01T00:00:00"}, {"music_year": 2007, "TimbreAvg1": 44.85, "TimbreAvg2": -0.1217, "TimbreAvg3": 5.9, "TimbreAvg4": 1.18, "TimbreAvg5": -5.834, "TimbreAvg6": -11.48, "TimbreAvg7": -0.6323, "TimbreAvg8": -2.013, "TimbreAvg9": 3.371, "TimbreAvg10": 1.88, "TimbreAvg11": -0.1717, "TimbreAvg12": 1.935, "decade": "2000-01-01T00:00:00"}, {"music_year": 2008, "TimbreAvg1": 44.95, "TimbreAvg2": 0.3303, "TimbreAvg3": 5.085, "TimbreAvg4": 1.196, "TimbreAvg5": -5.052, "TimbreAvg6": -11.98, "TimbreAvg7": -0.5043, "TimbreAvg8": -1.94, "TimbreAvg9": 3.47, "TimbreAvg10": 1.952, "TimbreAvg11": -0.06703, "TimbreAvg12": 1.934, "decade": "2000-01-01T00:00:00"}, {"music_year": 2009, "TimbreAvg1": 45.12, "TimbreAvg2": 0.4138, "TimbreAvg3": 5.756, "TimbreAvg4": 1.695, "TimbreAvg5": -6.301, "TimbreAvg6": -12.03, "TimbreAvg7": -0.2946, "TimbreAvg8": -2.049, "TimbreAvg9": 3.601, "TimbreAvg10": 1.971, "TimbreAvg11": 0.04502, "TimbreAvg12": 2.0, "decade": "2000-01-01T00:00:00"}, {"music_year": 2010, "TimbreAvg1": 44.99, "TimbreAvg2": -2.593, "TimbreAvg3": 5.158, "TimbreAvg4": 1.312, "TimbreAvg5": -6.618, "TimbreAvg6": -12.86, "TimbreAvg7": 0.009402, "TimbreAvg8": -2.448, "TimbreAvg9": 3.765, "TimbreAvg10": 1.726, "TimbreAvg11": 0.3318, "TimbreAvg12": 1.931, "decade": "2010-01-01T00:00:00"}, {"music_year": 2011, "TimbreAvg1": 51.08, "TimbreAvg2": 8.056, "TimbreAvg3": 26.79, "TimbreAvg4": -6.018, "TimbreAvg5": -8.341, "TimbreAvg6": -21.83, "TimbreAvg7": 4.943, "TimbreAvg8": -3.647, "TimbreAvg9": 12.61, "TimbreAvg10": 1.741, "TimbreAvg11": 1.677, "TimbreAvg12": 5.943, "decade": "2010-01-01T00:00:00"}]}}
